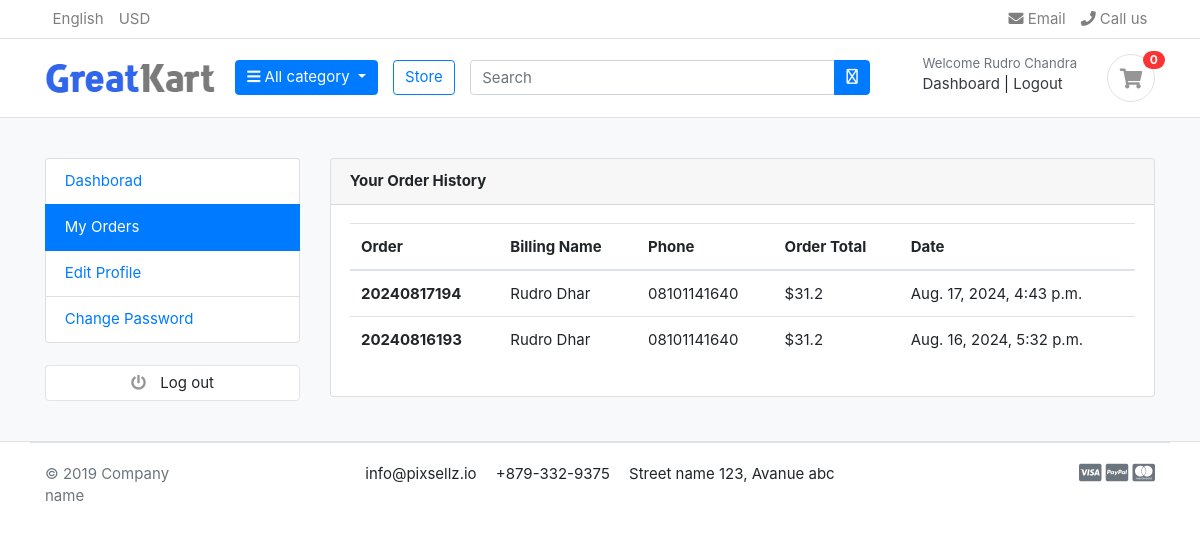
The page /account/my_orders/ (signed in) on the database its author committed.
### account/models.py (models this page shows, shortened)
class Account(AbstractBaseUser):
    first_name = models.CharField(max_length=50)
    last_name = models.CharField(max_length=50)
    username = models.CharField(max_length=20,unique= True)
    email = models.EmailField(max_length=100,unique=True)
    phone_number = models.CharField(max_length=100)
    date_join = models.DateTimeField(auto_now_add=True)
    last_login = models.DateTimeField(auto_now_add=True)
    is_admin = models.BooleanField(default=False)
    is_staff = models.BooleanField(default=False)
    is_active = models.BooleanField(default=False)
    is_superadmin = models.BooleanField(default= False)
    USERNAME_FIELD = 'email'
    REQUIRED_FIELDS = ['username','first_name','last_name',]
    objects = MyAccountManager()

### orders/models.py (models this page shows, shortened)
class Order(models.Model):
    STATUS = {
        ('New', 'New'),
        ('Accepted', 'Accepted'),
        ('Completed', 'Completed'),
        ('Cancelled', 'Cancelled'),
    }
    user = models.ForeignKey(Account, on_delete=models.SET_NULL, null=True)
    payment = models.ForeignKey(Payment, on_delete=models.SET_NULL, blank= True, null=True)
    order_number = models.CharField(max_length=20)
    first_name = models.CharField(max_length=50)
    last_name = models.CharField(max_length=50)
    phone = models.CharField(max_length=15)
    email = models.EmailField(max_length=50)
    address_line_1 = models.CharField(max_length=50)
    address_line_2 = models.CharField(max_length=50, blank=True)
    country = models.CharField(max_length=50)
    state = models.CharField(max_length=50)
    city = models.CharField(max_length=50)
    order_note = models.CharField(max_length=100, blank=True)
    order_total = models.FloatField()
    tax = models.FloatField()
    status = models.CharField(max_length=10, choices=STATUS, default='New')
    ip = models.CharField(max_length=20, blank=True)
    is_ordered = models.BooleanField(default=False)
    created_at = models.DateTimeField(auto_now_add=True)
    updated_at = models.DateTimeField(auto_now=True)
    def full_name(self):
        return f'{self.first_name} {self.last_name}'

### account/views.py (the view)
# urls.py: path('my_orders/', views.my_orders, name="my_orders"),
def my_orders(request):
    orders = Order.objects.filter(user=request.user, is_ordered=True).order_by('-created_at')
    context = {
        'orders': orders
    }
    return render(request, 'account/my_orders.html', context)

### carts/context_processors.py (called while the page is built)
def counter(request):
    cart_count = 0
    if 'admin' in request.path:
        return()
    else:
        try:
            cart = Cart.objects.filter(cart_id = _cart_id(request))
            if request.user.is_authenticated:
                cart_items = CartItem.objects.filter(user=request.user)
            else:
                cart_items = CartItem.objects.filter(cart=cart[:1])
            for cart_item in cart_items:
                cart_count += cart_item.quantity
        except Cart.DoesNotExist:
            cart_count = 0
    return dict(cart_count=cart_count)

### carts/views.py (called while the page is built)
def _cart_id(request):
    cart = request.session.session_key
    if not cart:
        cart = request.session.create()
    return cart

### category/context_processors.py (called while the page is built)
def menu_links(request):
    links = Category.objects.all()
    return dict(links=links)

### category/models.py (called while the page is built)
    def get_url(self):
        return reverse('products_by_category', args=[self.slug])

### templates/account/my_orders.html
{% extends "base.html" %}
{% block content %}
<section class="section-conten padding-y bg">
    <div class="container">
        <div class="row">
        {% include "partials/dashboard_sidebar.html" %}
        <main class="col-md-9">
            <article class="card">
            <header class="card-header">
                <strong class="d-inline-block mr-3">Your Order History</strong>
            </header>
            <div class="card-body">
                <div class="row">
                    <div class="col-md-12">
                        <table class="table table-hover">
                            <thead>
                              <tr>
                                <th scope="col">Order</th>
                                <th scope="col">Billing Name</th>
                                <th scope="col">Phone</th>
                                <th scope="col">Order Total</th>
                                <th scope="col">Date</th>
                              </tr>
                            </thead>
                            <tbody>
                            {% for order in orders %}
                              <tr>
                                <th scope="row">{{order.order_number}}</th>
                                <td>{{order.full_name}}</td>
                                <td>{{order.phone}}</td>
                                <td>${{order.order_total}}</td>
                                <td>{{order.created_at}}</td>
                              </tr>
                            {% endfor %}
                            </tbody>
                          </table>
                    </div>
                </div>
            </div>
            </article>
        </main>
    </div>
    </div>
    </section>
{% endblock content %}

### templates/partials/_header.html (shortened to what this page needs)
{% load static %}
<header class="section-header">
	<nav class="navbar p-md-0 navbar-expand-sm navbar-light border-bottom">
	<div class="container">
	  <div class="collapse navbar-collapse" id="navbarTop4">
		<ul class="navbar-nav mr-auto">
			<li class="nav-item dropdown">
				 <a href="#" class="nav-link"> English </a>
			</li>
			<li class="nav-item dropdown">
				<a href="#" class="nav-link"> USD </a>
			</li>
		</ul>
		<ul class="navbar-nav">
			<li><a href="#" class="nav-link"> <i class="fa fa-envelope"></i> Email </a></li>
			<li><a href="#" class="nav-link"> <i class="fa fa-phone"></i> Call us </a></li>
		</ul>
	  </div>
	</div>
	</nav>
	<section class="header-main border-bottom">
		<div class="container">
	<div class="row align-items-center">
		<div class="col-lg-2 col-md-3 col-6">
			<a href="{% url "home" %}" class="brand-wrap">
				<img class="logo" src="{% static "images/logo.png" %}">
			</a>
		</div>
		<div class="col-lg col-sm col-md col-6 flex-grow-0">
			<div class="dropdown category-wrap d-inline-block float-right">
				<button type="button" class="btn btn-primary dropdown-toggle" data-toggle="dropdown">
					<i class="fa fa-bars"></i> All category
				</button>
			</div>
		</div>
		<a href="{% url "store" %}" class="btn btn-outline-primary">Store</a>
		<div class="col-lg  col-md-6 col-sm-12 col">
			<form action="{% url "search" %}" class="search" method="GET">
				<div class="input-group w-100">
					<input type="text" class="form-control" style="width:60%;" placeholder="Search" name="keyword">
					<div class="input-group-append">
					  <button class="btn btn-primary" type="submit">
						<i class="fa-regular fa-magnifying-glass"></i>
					  </button>
					</div>
				</div>
			</form>
		</div>
		<div class="col-lg-3 col-sm-6 col-8 order-2 order-lg-3">
					<div class="d-flex justify-content-end mb-3 mb-lg-0">
						{% if user.id is None %}
						<div class="widget-header">
							<small class="title text-muted">Welcome guest!</small>
							<div>
								<a href="{% url "login" %}">Sign in</a> <span class="dark-transp"> | </span>
								<a href="{% url "register" %}"> Register</a>
							</div>
						</div>
						{% else %}
						<div class="widget-header">
							<small class="title text-muted">Welcome {{user.first_name}}</small>
							<div>
								<a href="{% url "dashboard" %}">Dashboard</a> <span class="dark-transp"> | </span>
								<a href="{% url "logout" %}"> Logout </a>
							</div>
						</div>
						{% endif %}
						<a href="{% url "cart" %}" class="widget-header pl-3 ml-3">
							<div class="icon icon-sm rounded-circle border"><i class="fa fa-shopping-cart"></i></div>
							<span class="badge badge-pill badge-danger notify">{{cart_count}}</span>
						</a>
					</div>
				</div>
	</div>
		</div>
	</section>
	</header>

### static/css/ui.css (style rules this page uses)
html { font-family: "Inter", sans-serif; font-size: 15px; }
.icon-xs, .icon-sm, .icon-md, .icon-lg { display: inline-block; text-align: center; flex-shrink: 0; flex-grow: 0; }
.icon-sm { width: 48px; height: 48px; line-height: 48px !important; font-size: 20px; }
.padding-y { padding-top: 40px; padding-bottom: 40px; }
article:after, .form-group:after { display: block; clear: both; content: ""; }
.bg { background-color: #f8f9fa; }
.header-main { position: relative; padding-top: 1rem; padding-bottom: 1rem; }
.brand-wrap .logo, .navbar-brand .logo { margin-right: 7px; max-height: 42px; display: inline-block; }
.widget-header { display: inline-block; vertical-align: middle; position: relative; }
.widget-header a { color: #343a40; }
.widget-header i { color: #969696; }
.widget-header .title { display: block; }
.widget-header .notify { position: absolute; top: -3px; right: -10px; }
.notify { position: absolute; top: -4px; right: -10px; display: inline-block; padding: 0.25em 0.6em; font-size: 12px; line-height: 1; text-align: center; border-radius: 3rem; color: #fff; background-color: #fa3434; }

### rows shown on the page
Account: first_name "Rudro Chandra"
Order: order_number "20240817194", full_name "Rudro Dhar", phone "08101141640", order_total "31.2", created_at "Aug. 17, 2024, 4:43 p.m."
Order: order_number "20240816193", full_name "Rudro Dhar", phone "08101141640", order_total "31.2", created_at "Aug. 16, 2024, 5:32 p.m."

### other values the page prints
{{ cart_count }} "0"
